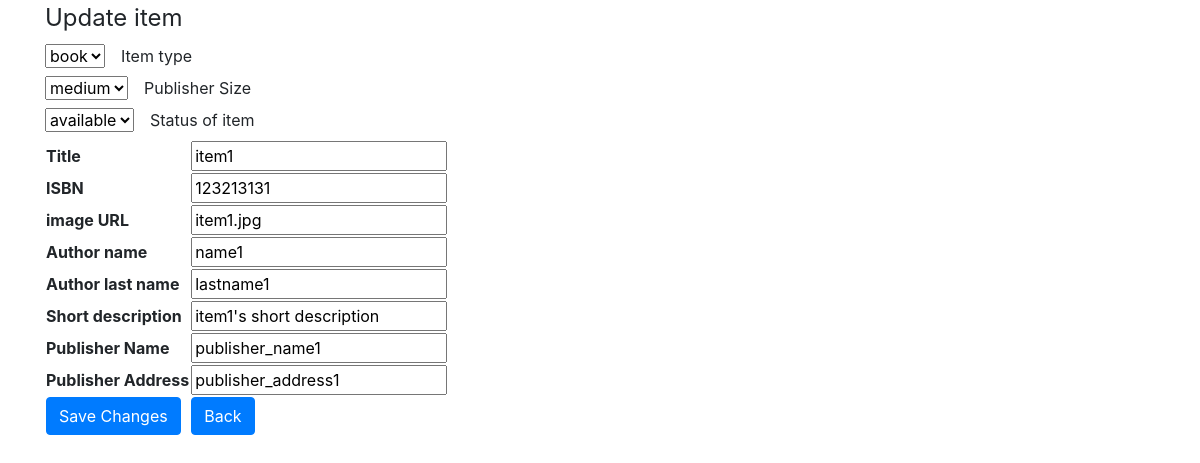
The page /project/update.php?id=1 on the database its author committed.
### tables this page shows
CREATE TABLE `item` (
  `item_id` int(10) NOT NULL,
  `title` varchar(30) NOT NULL,
  `image` varchar(64) NOT NULL,
  `author_name` varchar(30) NOT NULL,
  `author_lastname` varchar(30) NOT NULL,
  `description` varchar(64) NOT NULL,
  `publish_date` date NOT NULL,
  `type` enum('book','CD','DVD','') NOT NULL,
  `status` enum('available','reserved','','') NOT NULL,
  `publisher_name` varchar(30) NOT NULL,
  `publisher_address` varchar(30) NOT NULL,
  `publisher_size` enum('big','medium','small','') NOT NULL,
  `item_ISBN` int(15) NOT NULL
);

### project/update.php (the view, shortened to what this page needs)
<?php
require_once 'actions/db_connect.php';
if ($_GET['id']) {
   $id = $_GET['id'];
   $sql = "SELECT * FROM item WHERE item_id = {$id}" ;
   $result = $connect->query($sql);
   $data = $result->fetch_assoc();
?>
<!DOCTYPE html>
<html>
<head>
    <link rel="stylesheet" href="https://cdn.jsdelivr.net/npm/bootstrap@4.5.3/dist/css/bootstrap.min.css"
>
</head>
<body>
    <div class="container">
        <legend>Update item</legend>
        <form action="actions/a_update.php" method="POST">
            <table>
                <select name="type">
                    <option <?php if ($data['type'] == 'book')echo "selected='selected'";?> value="book">book</option>
                </select>
                <label class="pl-3">Item type</label>
                <br>
                <select name="size">
                    <option <?php if ($data['publisher_size'] == 'medium')echo "selected='selected'";?>value="medium">medium</option>
                </select>
                <label class="pl-3">Publisher Size</label>
                <br>
                <select name="status">
                    <option <?php if ($data['status'] == 'available')echo "selected='selected'";?>value="available">available</option>
                </select>
                <label class="pl-3">Status of item</label>
                <tr>
                    <th>Title</th>
                    <td><input type="text" value="<?php echo $data['title']?>" name="title" placeholder="title" /></td>
                </tr>
                <tr>
                    <th>ISBN</th>
                    <td><input type="text" value="<?php echo $data['item_ISBN']?>" name="isbn" placeholder="ISBN (numbers only)" /></td>
                </tr>
                <tr>
                    <th>image URL</th>
                    <td><input type="text" value="<?php echo $data['image']?>" name="image" placeholder="image URL" /></td>
                </tr>
                <tr>
                    <th>Author name</th>
                    <td><input type="text" value="<?php echo $data['author_name']?>" name="author-name" placeholder="Author name" /></td>
                </tr>
                <tr>
                    <th>Author last name</th>
                    <td><input type="text" value="<?php echo $data['author_lastname']?>" name="author-lastname" placeholder="Author last name" /></td>
                </tr>
                <tr>
                    <th>Short description</th>
                    <td><input type="text" value="<?php echo $data['description']?>" name="short-description" placeholder="description" /></td>
                </tr>
                <tr>
                    <th>Publisher Name</th>
                    <td><input type="text" value="<?php echo $data['publisher_name']?>" name="publisher-name" placeholder="Publisher name" /></td>
                </tr>
                <tr>
                    <th>Publisher Address</th>
                    <td><input type="text" value="<?php echo $data['publisher_address']?>" name="publisher-address" placeholder="Publisher Address" /></td>
                </tr>
                <tr>
                    <td><button class="btn btn-primary"type="submit">Save Changes</button></td>
                    <td><a href="index.php"><button class="btn btn-primary"type="button">Back</button></a></td>
                </tr>
            </table>
        </form>
    </div>
</body>
</html>
<?php
}
?>

### rows shown on the page
item: type "book", size "medium", status "available", title "item1", isbn "123213131", image "item1.jpg", author-name "name1", author-lastname "lastname1", short-description "item1's short description", publisher-name "publisher_name1", publisher-address "publisher_address1"
